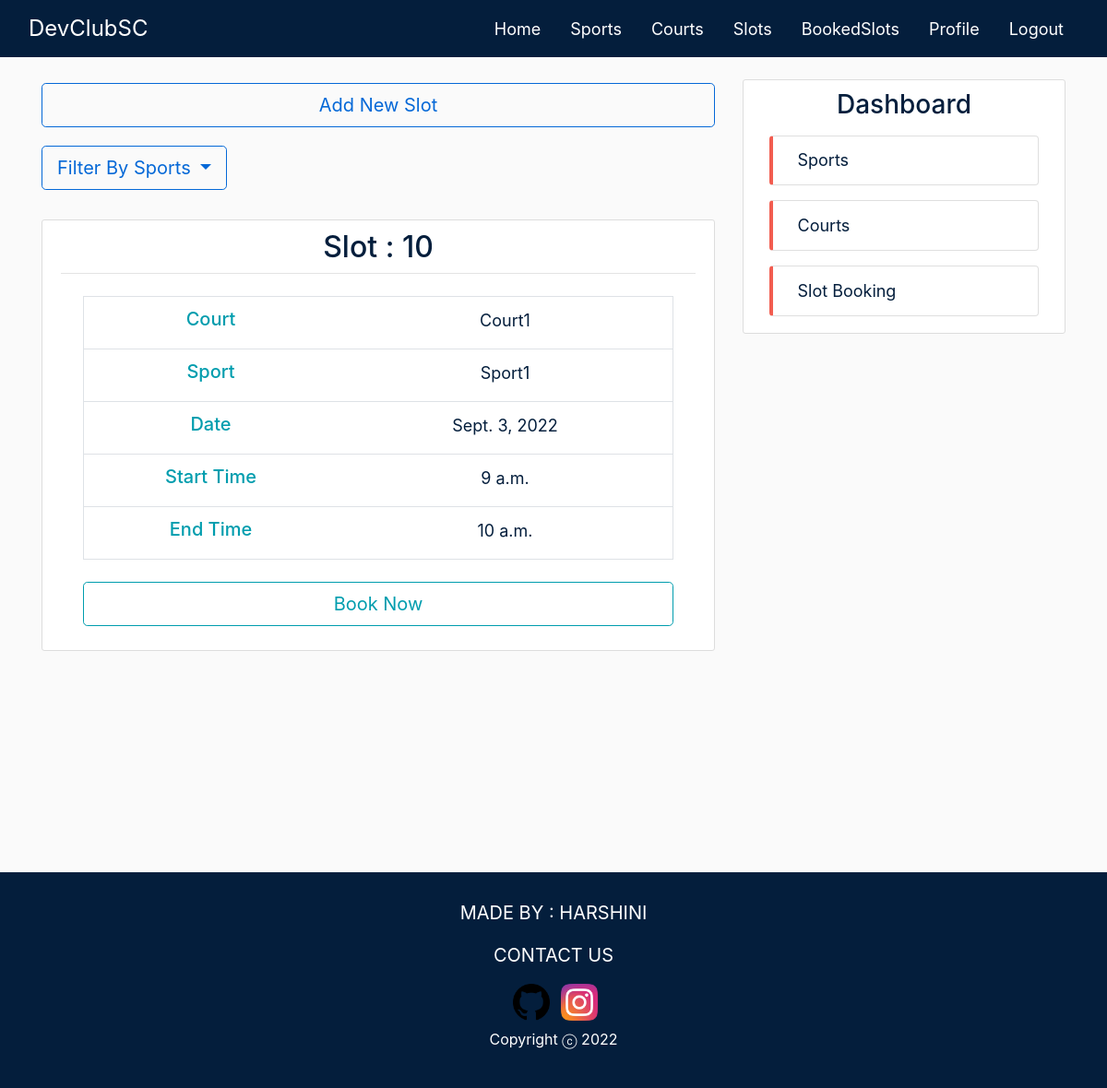
The app's page /slots/ (signed in) with its own data.
### sports/models.py (models this page shows, shortened)
class Slot(models.Model):
    sport = models.ForeignKey(Sport, on_delete=models.CASCADE, default='')
    court = models.ForeignKey(Court, on_delete=models.CASCADE, default='')
    date = models.DateField()
    start_time = models.TimeField()
    end_time = models.TimeField()

class Sport(models.Model):
    name = models.CharField(max_length=100)
    courts = models.ManyToManyField(Court, blank=True)

### courts/models.py (models this page shows, shortened)
class Court(models.Model):
    name = models.CharField(max_length=100)
    capacity = models.IntegerField()

### sports/views.py (the view)
# urls.py: path('slots/', SlotListView.as_view(), name='slots-home'),
class SlotListView(ListView):
    model = Slot
    template_name = 'sports/slots.html'
    context_object_name = 'slots'
    extra_context = {'staffs': Staff.objects.all(), 'sports': Sport.objects.all(),
                     'booked_slots': Booked_Slot.objects.first(), 'today': datetime.date.today()}
    ordering = ['-date']

### sports/templates/sports/slots.html (shortened to what this page needs)
{% extends 'sports/base.html' %}
{% block content %}
{% if user.is_superuser %}
    <a
            class="btn btn-outline btn-block btn-lg mt-1 mb-3 "
            href="{% url 'slots-create' %}"
            >Add New Slot</a
    >
{% endif %}
    <div class="dropdown show mb-3">
      <a class="btn btn-outline  btn-lg mt-1 mb-3 dropdown-toggle" href="#" role="button" id="dropdownMenuLink" data-toggle="dropdown" aria-haspopup="true" aria-expanded="false">
        Filter By Sports
      </a>
    </div>
{% for slot in slots %}
    {% if slot not in booked_slots.slots.all and slot.date == today %}
    <article class="media content-section shadow-box">
        <div class="media-body">
            <div class="article-metadata sport-title-div">
                <h2><a class="article-title sport-title" href="{% url 'slots-detail' slot.id %}">Slot : {{slot.id}}</h2>
            </div>
            <div class=" mx-4 my-4">
                <table class="table table-hover border rounded">
                    <tbody>
                    <tr>
                        <th scope="row" class='centre-text'><h5 class="centre-text side-header mb-2">Court</h5></th>
                        <td class='centre-text px-4'>
                            <a class="small-text small-a" href="{% url 'courts-detail' slot.court.id %}">{{ slot.court.name }}</a>
                        </td>
                    </tr>
                    <tr>
                        <th scope="row" class='centre-text'><h5 class="centre-text side-header mb-2">Sport</h5></th>
                        <td class='centre-text px-4'>
                            <a class="small-text small-a" href="{% url 'sports-detail' slot.sport.id %}">{{ slot.sport.name }}</a>
                        </td>
                    </tr>
                    <tr>
                        <th scope="row" class='centre-text'><h5 class="centre-text side-header mb-2">Date</h5></th>
                        <td class='centre-text px-4'>
                            <a class="small-text small-a" href="#">{{ slot.date }}</a>
                        </td>
                    </tr>
                    <tr>
                        <th scope="row" class='centre-text'><h5 class="centre-text side-header mb-2">Start Time</h5></th>
                        <td class='centre-text px-4'>
                            <a class="small-text small-a" href="#">{{ slot.start_time }}</a>
                        </td>
                    </tr>
                    <tr>
                        <th scope="row" class='centre-text'><h5 class="centre-text side-header mb-2">End Time</h5></th>
                        <td class='centre-text px-4'>
                            <a class="small-text small-a" href="#">{{ slot.end_time }}</a>
                        </td>
                    </tr>
                    </tbody>
                </table>
            </div>
            <div class="px-4">
                <form action="{%url 'add_slot' slot.id %}" method="POST">
                    <button type="submit" class="btn btn-outline btn-block btn-lg mt-1 mb-3 trending-btn">Book Now</button>
                </form>
            </div>
        </div>
    </article>
    {% endif %}
{% endfor %}
{% endblock content %}

### sports/static/sports/main.css (style rules this page uses)
body { background: #fafafa; color: #444444; padding-top: 62px; }
h1, h2, h3, h4, h5, h6 { color: #444444; }
.content-section { background: #ffffff; padding: 10px 20px; border: 1px solid #dddddd; border-radius: 3px; margin-bottom: 20px; }
.article-title { color: #041e3c; }
.article-metadata { padding-bottom: 1px; margin-bottom: 4px; border-bottom: 1px solid #e3e3e3; text-align: center; }
.btn { color:#0468d7 !important; border-color: #0468d7; }
.centre-text { text-align: center; }
.side-header { color: #009DAE; }
.small-text { font-size: 18px; color: #041e3c; }
.shadow-box { transition: 0.5s; }
.trending-btn { color: #009DAE !important; border-color: #009DAE; background-color: #ffffff !important; }

### records on screen
Slot: id "10", court.name "Court1", sport.name "Sport1", date "Sept. 3, 2022", start_time "9 a.m.", end_time "10 a.m."
